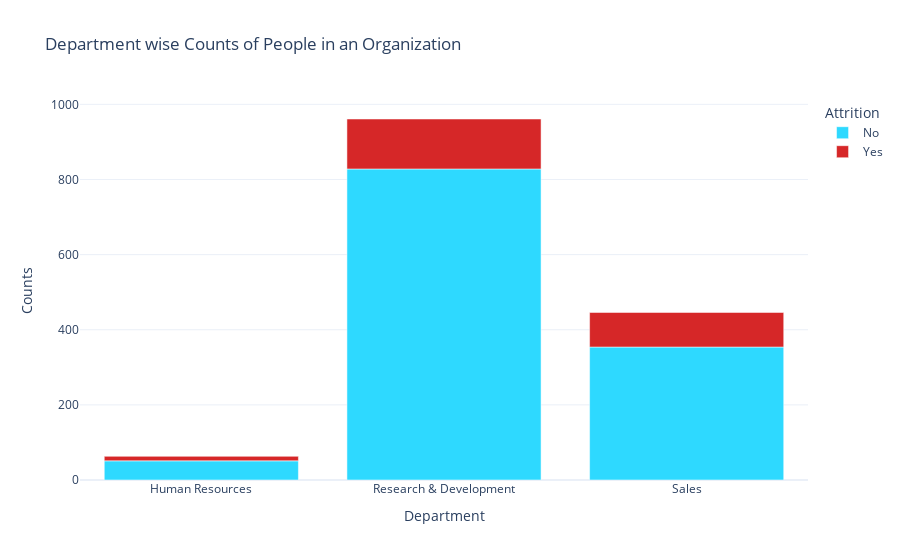

Notebook code for this chart:
### Code cell
dept_att=df.groupby(['Department','Attrition']).apply(lambda x:x['DailyRate'].count()).reset_index(name='Counts')
fig=px.bar(dept_att,x='Department',y='Counts',color='Attrition',color_discrete_sequence=['#2ED9FF','#D62728'],template='plotly_white',title='Department wise Counts of People in an Organization')
fig.show()

### Figure 1 — Plotly figure (JSON) as saved in the notebook; plotly's stock layout.template omitted (floating-point values rounded to 4 significant figures)
{"data": [{"alignmentgroup": "True", "hovertemplate": "Attrition=No<br>Department=%{x}<br>Counts=%{y}<extra></extra>", "legendgroup": "No", "marker": {"color": "#2ED9FF"}, "name": "No", "offsetgroup": "No", "orientation": "v", "showlegend": true, "textposition": "auto", "type": "bar", "x": ["Human Resources", "Research & Development", "Sales"], "xaxis": "x", "y": [51, 828, 354], "yaxis": "y"}, {"alignmentgroup": "True", "hovertemplate": "Attrition=Yes<br>Department=%{x}<br>Counts=%{y}<extra></extra>", "legendgroup": "Yes", "marker": {"color": "#D62728"}, "name": "Yes", "offsetgroup": "Yes", "orientation": "v", "showlegend": true, "textposition": "auto", "type": "bar", "x": ["Human Resources", "Research & Development", "Sales"], "xaxis": "x", "y": [12, 133, 92], "yaxis": "y"}], "layout": {"barmode": "relative", "legend": {"title": {"text": "Attrition"}, "tracegroupgap": 0}, "title": {"text": "Department wise Counts of People in an Organization"}, "xaxis": {"anchor": "y", "domain": [0, 1], "title": {"text": "Department"}}, "yaxis": {"anchor": "x", "domain": [0, 1], "title": {"text": "Counts"}}}}
